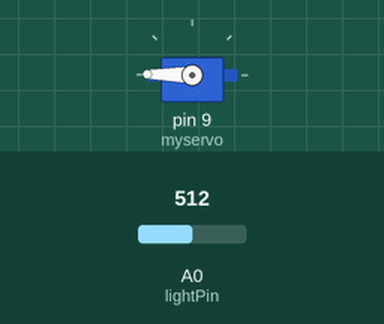
Recording of a sketch running on a simulated Arduino Uno, built with avr-gcc and run on an emulated ATmega328P. Shown: servo. The test bench sets the inputs (shaded band); at power-on: A0 (lightPin) = 512.

Above: at 1.2 s.
1.3 s: A0 (lightPin) set to 716
At 1.6 s:
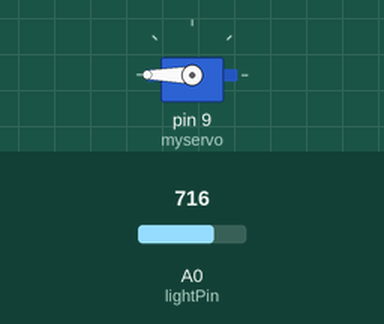
2.8 s: A0 (lightPin) set to 306
At 4.0 s:
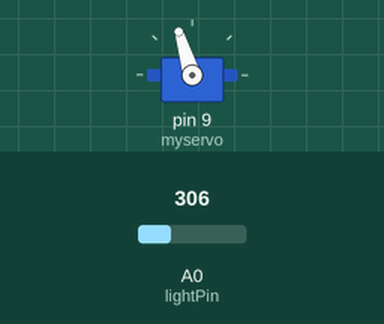
4.3 s: A0 (lightPin) set to 122
At 5.3 s:
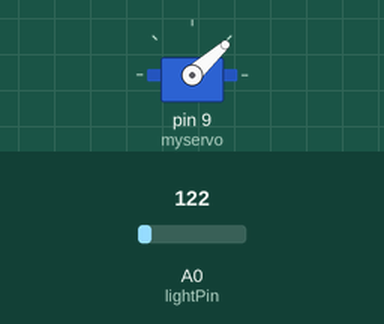
5.8 s: A0 (lightPin) set to 0
At 6.6 s:
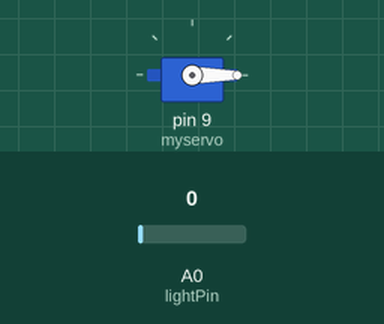
7.3 s: A0 (lightPin) set to 511
At 7.9 s:
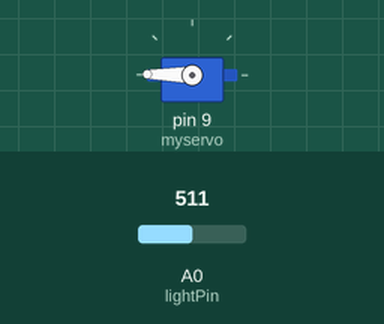
8.8 s: A0 (lightPin) set to 900
At 9.1 s:
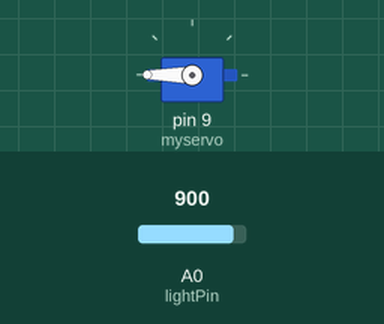
Timing chart, 0 to 11.3 s (numbered marks = the images above; inputs shaded):
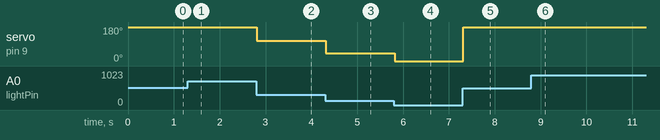

Measured:
- after the input at 1.3 s, servo on pin 9 (myservo): 179° → 180° at once
- after the input at 2.8 s, servo on pin 9 (myservo): 180° → 107° at once
- after the input at 4.3 s, servo on pin 9 (myservo): 107° → 42° at once
- after the input at 5.8 s, servo on pin 9 (myservo): 42° → 0° at once
- after the input at 7.3 s, servo on pin 9 (myservo): 0° → 179° at once
- after the input at 8.8 s, servo on pin 9 (myservo): 179° → 180° at once

The sketch:

_18_Analogue_Dial.ino
```cpp
#include <Servo.h>
Servo myservo;
int pos = 0;
int lightPin = 0;

void setup() {

myservo.attach(9); // servo to pin 9
}

void loop() { // start a loop
// next line reads the voltage
int lightLevel = analogRead(lightPin);

// this analog pin has 1024 values
lightLevel = map(lightLevel, 0, 1023, 0, 359);
pos = constrain(lightLevel, 0, 359);

myservo.write(pos); // sets the servo angle
delay(100);
}
```
